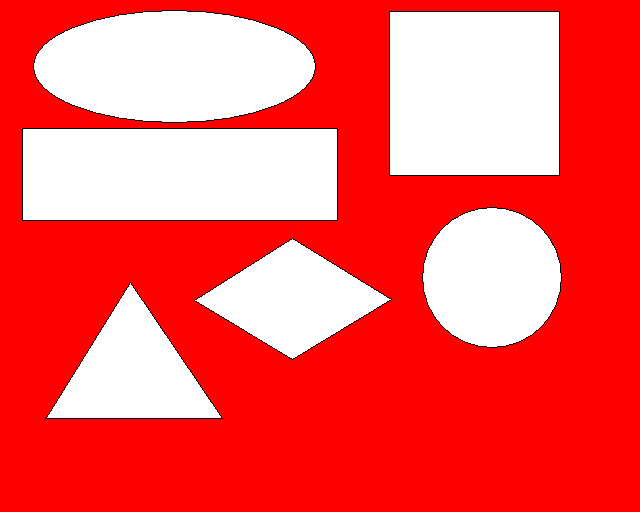
#> input picture proj2/exam1-1.bmp, 640 x 512 px
$ jupyter execute exam1-1.ipynb
#> lines starting #> are read from the running program, lines starting #| are printed output that depends on the picture; after the words box and inside, x2 and y2 are one past the last pixel; in counts of white or black regions, pixels touching at a corner belong together
[cell 1]
import cv2
import numpy as np
import matplotlib.pyplot as plt

# 載入圖片
img=cv2.imread("./exam1-1.bmp")
#> img is the input picture: shape (512, 640, 3); mean B, G, R 92.6, 92.6, 252.4
# 轉灰階
img_gray = cv2.cvtColor(img, cv2.COLOR_BGR2GRAY)
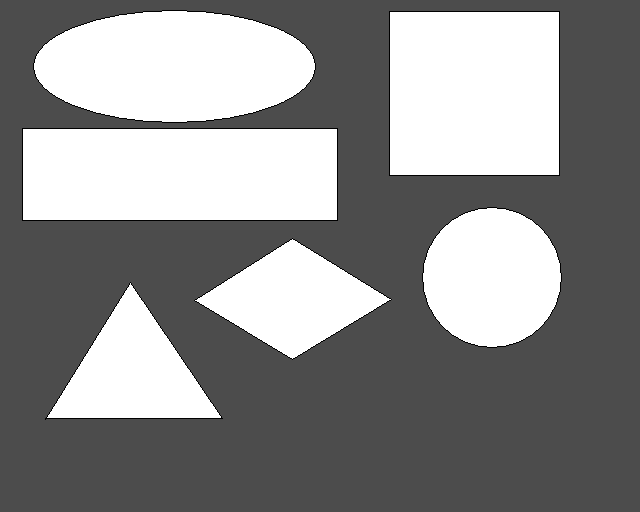
#> img_gray: shape (512, 640); min 0, max 255, mean 140.2
# 二值化
_, threshold = cv2.threshold(img_gray, 245, 255, cv2.THRESH_BINARY_INV)
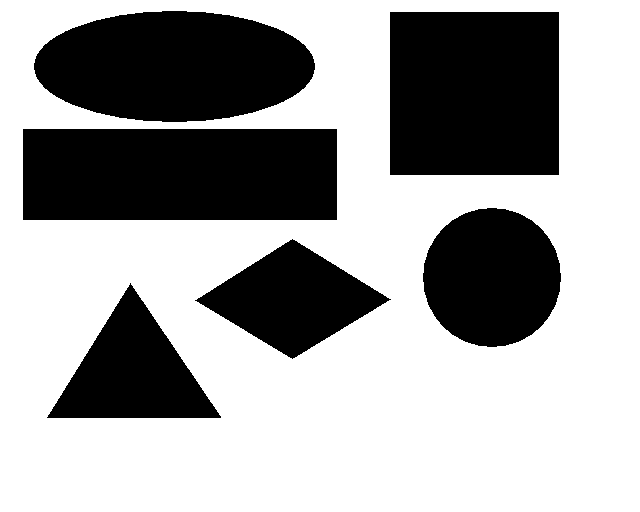
#> threshold: shape (512, 640); 63.7% white; 6 black regions
# 找輪廓
contours, _ = cv2.findContours(threshold, cv2.RETR_CCOMP, cv2.CHAIN_APPROX_SIMPLE)
#> contours = 7 contours; box (x1, y1, x2, y2) and area: (0, 0, 640, 512) 326529, (22, 128, 338, 221) 28978, (389, 11, 560, 176) 27878, (33, 10, 316, 123) 24702, (422, 207, 562, 348) 15202, (46, 282, 222, 419) 11990, (194, 238, 392, 360) 11918
contours=contours[1:]
#> contours = 6 contours; box (x1, y1, x2, y2) and area: (22, 128, 338, 221) 28978, (389, 11, 560, 176) 27878, (33, 10, 316, 123) 24702, (422, 207, 562, 348) 15202, (46, 282, 222, 419) 11990, (194, 238, 392, 360) 11918
for cnt in contours:
    epsilon = 0.01*cv2.arcLength(cnt, True)
    approx = cv2.approxPolyDP(cnt, epsilon, True)
    # 根據夾角判斷形狀
    x,y = approx[0][0]
    if len(approx) == 3:
        cv2.putText(img, "Triangle", (x+15, y-15), cv2.FONT_HERSHEY_COMPLEX, 1, 0,2)
    elif len(approx) == 4:
        # 根據長寬、邊緣元素判斷形狀
        x, y , w, h = cv2.boundingRect(approx)
        aspectRatio = float(w)/h
        tmp=img[y: y+w, x: x+h, 2]
        if(len(np.unique(tmp[0]))==1):
            if aspectRatio >= 0.95 and aspectRatio < 1.05:
                cv2.putText(img, "Square", (x+30, y+90), cv2.FONT_HERSHEY_COMPLEX, 1, 0,2)
            else:
                cv2.putText(img, "Rectangle", (x+60, y+60), cv2.FONT_HERSHEY_COMPLEX, 1, 0,2)
        else:
            cv2.putText(img, "Diamond", (x+30, y+70), cv2.FONT_HERSHEY_COMPLEX, 1, 0,2)
    elif 6 < len(approx) < 15:
        cv2.putText(img, "Ellipse", (x+80, y+10), cv2.FONT_HERSHEY_COMPLEX, 1, 0,2)
    else:
        cv2.putText(img, "Circle", (x-50, y+80), cv2.FONT_HERSHEY_COMPLEX, 1, 0,2)
#> this loop made 6 passes
#> (epsilon, approx, w, h, aspectRatio) on passes 2, 4, 5: (4.94, [[292, 238], [391, 299], [292, 359], [194, 300]], 198, 122, 1.62), (8.12, [[22, 129], [336, 128], [337, 219], [23, 220]], 316, 93, 3.4), (6.66, [[389, 12], [558, 11], [559, 174], [390, 175]], 171, 165, 1.04)
#> epsilon on passes 3, 6: 4.62, 6.83
#> pass 2, `tmp=img[y: y+w, x: x+h, 2]`:
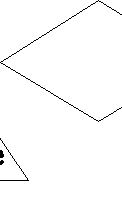
#> tmp: shape (198, 122); 98.5% white; black in thin lines or dots
#> after the loop:
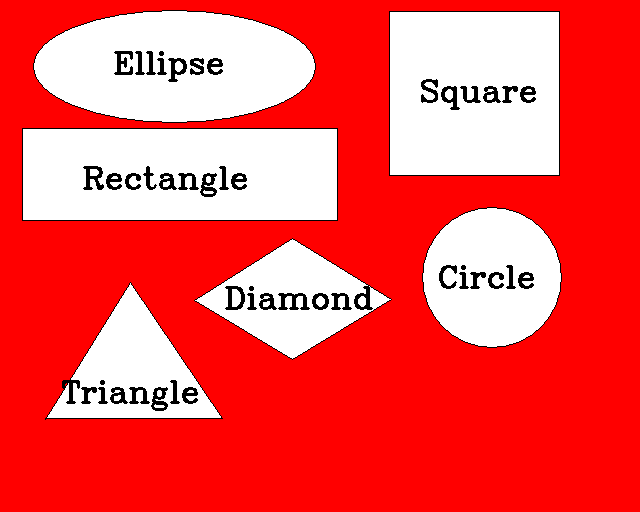
#> img: shape (512, 640, 3); 2.21% of pixels changed, all inside (x1, y1, x2, y2) = (62, 51, 536, 411)
plt.figure(figsize=(10, 7))
plt.imshow(img[:, :, ::-1])

[cell 2]
import cv2
import numpy as np
import matplotlib.pyplot as plt

img=cv2.imread("./exam1-1.bmp")
img_gray = cv2.cvtColor(img, cv2.COLOR_BGR2GRAY)
_, threshold = cv2.threshold(img_gray, 245, 255, cv2.THRESH_BINARY_INV)
contours, _ = cv2.findContours(threshold, cv2.RETR_CCOMP, cv2.CHAIN_APPROX_SIMPLE)
#> contours = 7 contours; box (x1, y1, x2, y2) and area: (0, 0, 640, 512) 326529, (22, 128, 338, 221) 28978, (389, 11, 560, 176) 27878, (33, 10, 316, 123) 24702, (422, 207, 562, 348) 15202, (46, 282, 222, 419) 11990, (194, 238, 392, 360) 11918
contours=contours[1:]
#> contours = 6 contours; box (x1, y1, x2, y2) and area: (22, 128, 338, 221) 28978, (389, 11, 560, 176) 27878, (33, 10, 316, 123) 24702, (422, 207, 562, 348) 15202, (46, 282, 222, 419) 11990, (194, 238, 392, 360) 11918
for cnt in contours:
    epsilon = 0.01*cv2.arcLength(cnt, True)
    approx = cv2.approxPolyDP(cnt, epsilon, True)
    x,y = approx[0][0]
    if len(approx) == 3:
        cv2.putText(img, "Triangle", (x, y), cv2.FONT_HERSHEY_COMPLEX, 1, 0,2)
    elif len(approx) == 4:
        x, y , w, h = cv2.boundingRect(approx)
        aspectRatio = float(w)/h
        tmp=img[y: y+w, x: x+h, 2]
        if(len(np.unique(tmp[0]))==1):
            if aspectRatio >= 0.95 and aspectRatio < 1.05:
                cv2.putText(img, "Square", (x, y), cv2.FONT_HERSHEY_COMPLEX, 1, 0,2)
            else:
                cv2.putText(img, "Rectangle", (x, y), cv2.FONT_HERSHEY_COMPLEX, 1, 0,2)
        else:
            cv2.putText(img, "Diamond", (x, y), cv2.FONT_HERSHEY_COMPLEX, 1, 0,2)
    elif 6 < len(approx) < 15:
        cv2.putText(img, "Ellipse", (x, y), cv2.FONT_HERSHEY_COMPLEX, 1, 0,2)
    else:
        cv2.putText(img, "Circle", (x, y), cv2.FONT_HERSHEY_COMPLEX, 1, 0,2)
#> this loop made 6 passes
#> pass 2, `tmp=img[y: y+w, x: x+h, 2]`:
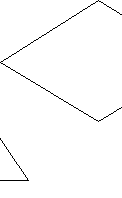
#> tmp: shape (198, 122); 98.7% white; black in thin lines or dots
#> after the loop:
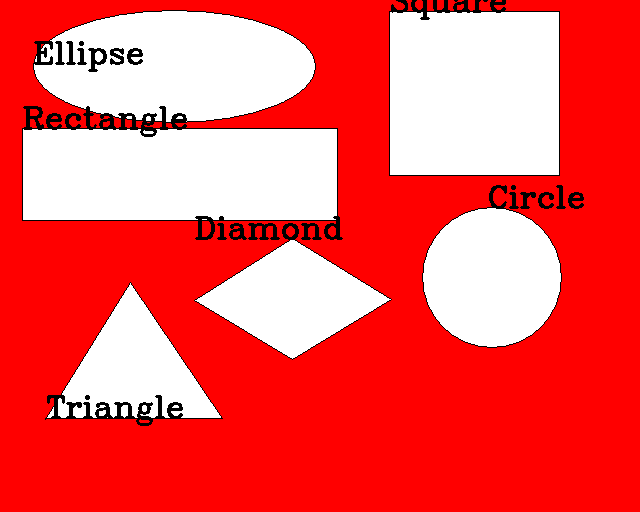
#> img: shape (512, 640, 3); 2% of pixels changed, all inside (x1, y1, x2, y2) = (23, 0, 584, 426)
plt.figure(figsize=(10, 7))
plt.imshow(img[:, :, ::-1])

$ run again, with proj2/exam1-2.png saved as proj2/exam1-1.bmp
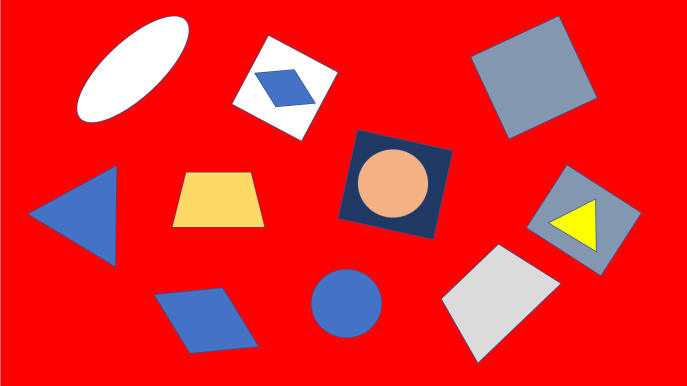
#> input picture proj2/exam1-2.png, 1373 x 772 px (shown at 1/2 size)
#> img is the input picture: shape (772, 1373, 3); mean B, G, R 42.2, 38.9, 231.8
#> `_, threshold = cv2.threshold(img_gray, 245, 255, cv2.THRESH_BINARY_INV)`:
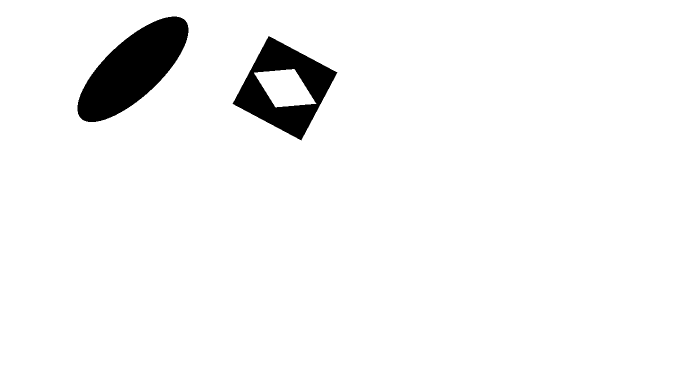
#> threshold: shape (772, 1373) (shown at 1/2 size); 96% white; 2 black regions
#> `contours, _ = cv2.findContours(threshold, cv2.RETR_CCOMP, cv2.CHAIN_AP..`: contours = 4 contours; box (x1, y1, x2, y2) and area: (0, 0, 1373, 772) 1057812, (154, 32, 378, 245) 24915, (464, 71, 676, 282) 24183, (508, 138, 633, 215) 5846
#> `contours=contours[1:]`: contours = 3 contours; box (x1, y1, x2, y2) and area: (0, 0, 1373, 772) 1057812, (154, 32, 378, 245) 24915, (464, 71, 676, 282) 24183
#> the loop `for cnt in contours:` made 3 passes
#> (epsilon, approx, w, h, aspectRatio) on passes 1 to 2: (42.86, [[0, 0], [0, 771], [1372, 771], [1372, 0]], 1373, 772, 1.78), (6.7, [[537, 71], [675, 145], [602, 281], [464, 207]], 212, 211, 1)
#> `contours, _ = cv2.findContours(threshold, cv2.RETR_CCOMP, cv2.CHAIN_AP..`: contours = 4 contours; box (x1, y1, x2, y2) and area: (0, 0, 1373, 772) 1057812, (154, 32, 378, 245) 24915, (464, 71, 676, 282) 24183, (508, 138, 633, 215) 5846
#> `contours=contours[1:]`: contours = 3 contours; box (x1, y1, x2, y2) and area: (0, 0, 1373, 772) 1057812, (154, 32, 378, 245) 24915, (464, 71, 676, 282) 24183
#> after the loop `for cnt in contours:`:
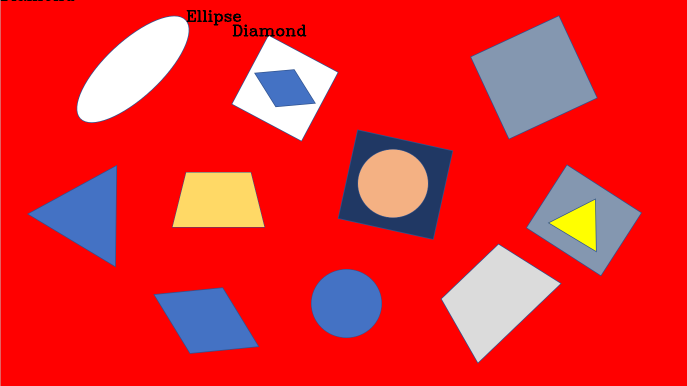
#> img: shape (772, 1373, 3) (shown at 1/2 size); 0.25% of pixels changed, all inside (x1, y1, x2, y2) = (1, 0, 613, 73)
